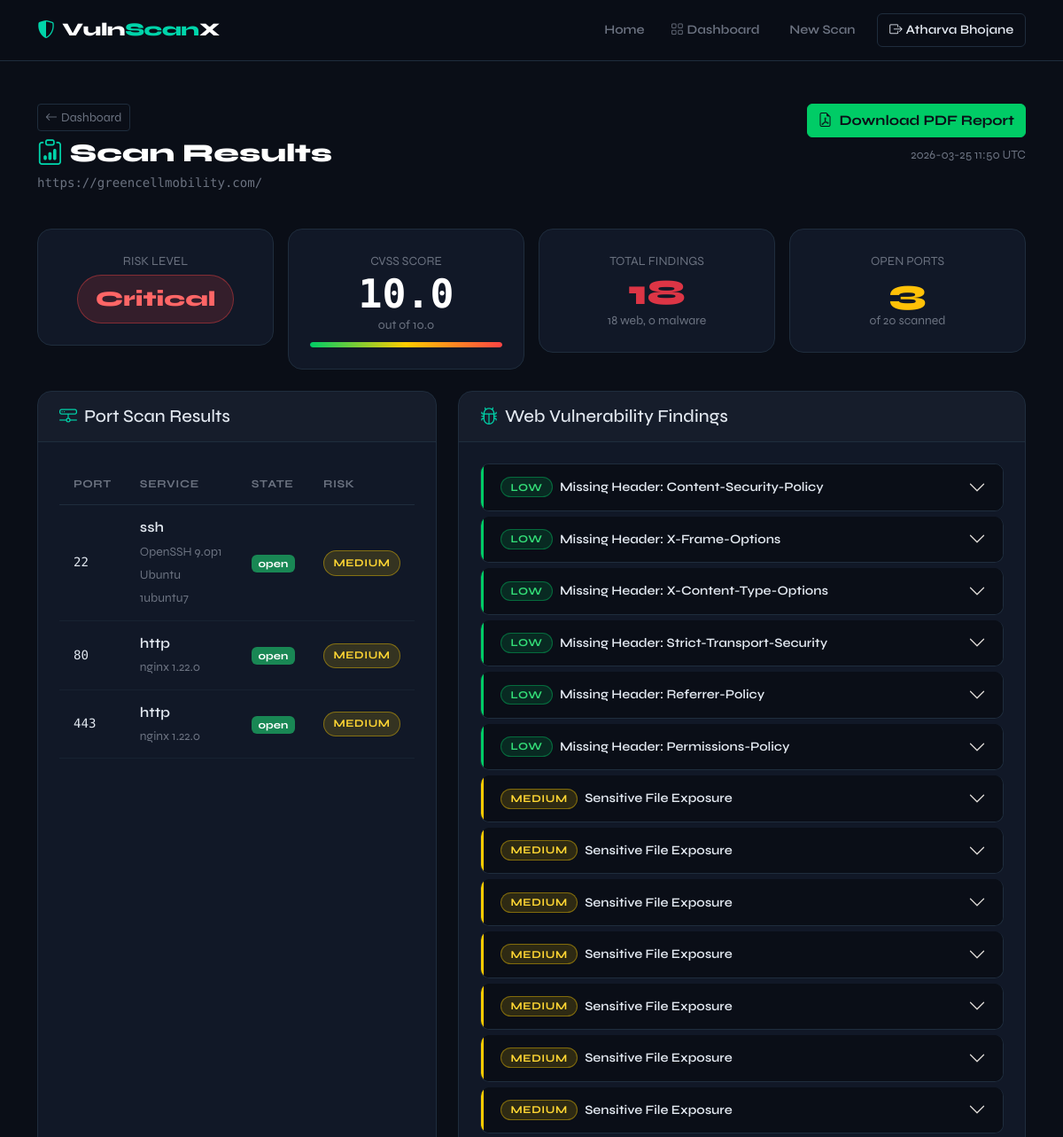
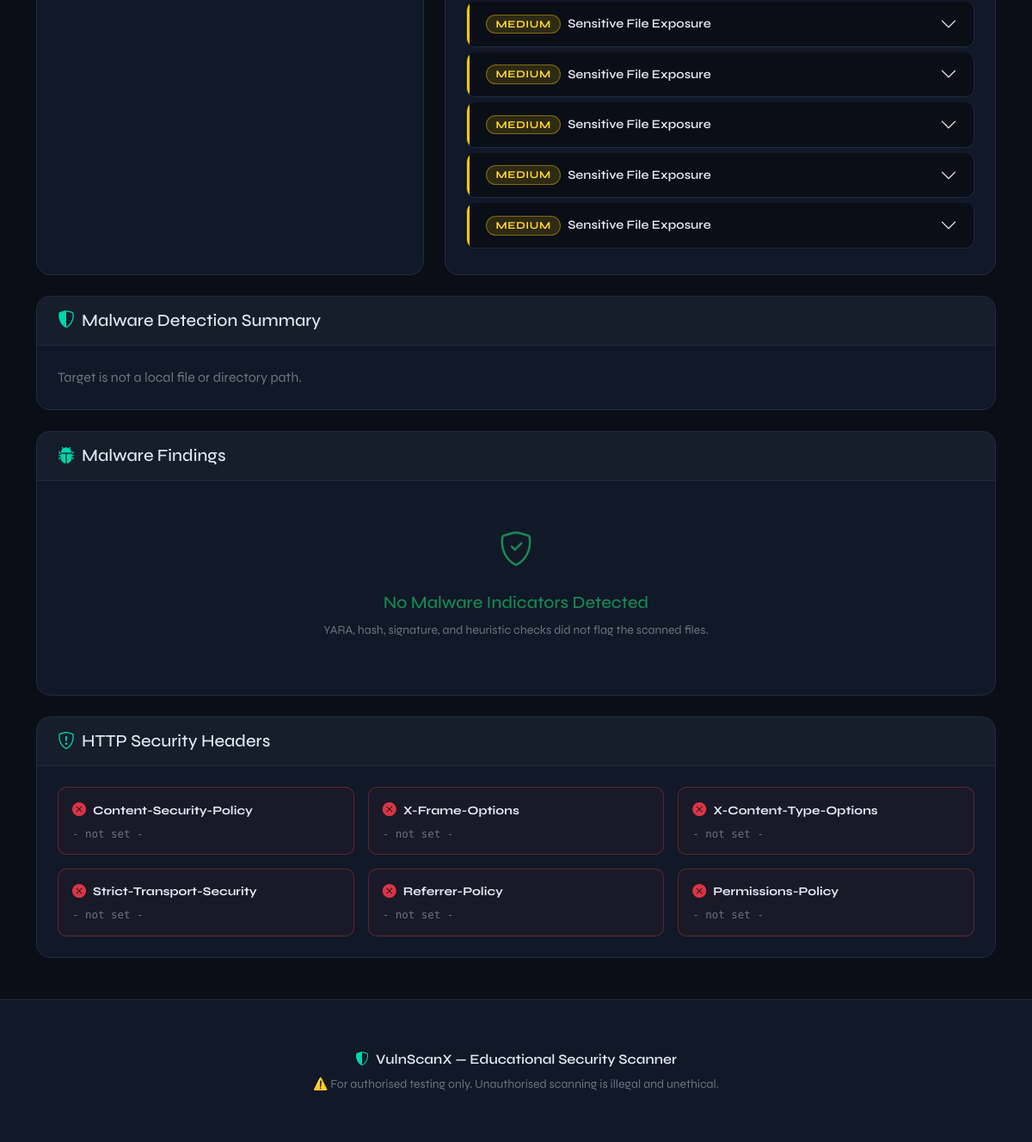
Page /results/15 (signed in) on the committed database (2 pictures, top to bottom).
### app.py (models this page shows)
class User(UserMixin, db.Model):
    __tablename__ = 'users'
    id         = db.Column(db.Integer, primary_key=True)
    username   = db.Column(db.String(80),  unique=True, nullable=False)
    email      = db.Column(db.String(120), unique=True, nullable=False)
    password   = db.Column(db.String(200), nullable=False)
    created_at = db.Column(db.DateTime, default=datetime.utcnow)
    scans      = db.relationship('ScanResult', backref='owner', lazy=True)

class ScanResult(db.Model):
    __tablename__ = 'scan_results'
    id              = db.Column(db.Integer, primary_key=True)
    target          = db.Column(db.String(255), nullable=False)
    scan_type       = db.Column(db.String(20))            # port | web | full
    risk_level      = db.Column(db.String(20))            # Low / Medium / High / Critical
    cvss_score      = db.Column(db.Float, default=0.0)
    open_ports      = db.Column(db.Text, default='[]')    # JSON list
    vulnerabilities = db.Column(db.Text, default='[]')    # JSON list
    malware_findings = db.Column(db.Text, default='[]')   # JSON list
    malware_summary  = db.Column(db.Text, default='{}')   # JSON dict
    headers_info    = db.Column(db.Text, default='{}')    # JSON dict
    report_path     = db.Column(db.String(255))
    created_at      = db.Column(db.DateTime, default=datetime.utcnow)
    user_id         = db.Column(db.Integer, db.ForeignKey('users.id'), nullable=False)

### app.py (the view)
@app.route('/results/<int:record_id>')
@login_required
def results(record_id):
    record  = ScanResult.query.filter_by(id=record_id, user_id=current_user.id).first_or_404()
    ports   = json.loads(record.open_ports      or '[]')
    vulns   = json.loads(record.vulnerabilities or '[]')
    malware = json.loads(record.malware_findings or '[]')
    malware_summary = json.loads(record.malware_summary or '{}')
    headers = json.loads(record.headers_info    or '{}')
    return render_template('results.html',
                           record=record, ports=ports,
                           vulns=vulns, malware=malware,
                           malware_summary=malware_summary, headers=headers)

### templates/results.html (shortened to what this page needs)
{% extends "base.html" %}
{% block content %}
<section class="py-5">
  <div class="container">
    <div class="d-flex justify-content-between align-items-start flex-wrap gap-3 mb-4">
      <div>
        <a href="{{ url_for('dashboard') }}" class="btn btn-sm btn-outline-secondary mb-2">
          <i class="bi bi-arrow-left me-1"></i>Dashboard
        </a>
        <h1 class="page-title mb-1"><i class="bi bi-clipboard-data accent me-2"></i>Scan Results</h1>
        <p class="text-muted font-mono">{{ record.target }}</p>
      </div>
      <div class="d-flex flex-column align-items-end gap-2">
        {% if record.report_path %}
        <a href="{{ url_for('report', record_id=record.id) }}" class="btn btn-success">
          <i class="bi bi-file-earmark-pdf me-2"></i>Download PDF Report
        </a>
        {% endif %}
        <span class="text-muted small">{{ record.created_at.strftime('%Y-%m-%d %H:%M UTC') }}</span>
      </div>
    </div>
    {% set total_findings = vulns|length + malware|length %}
    <div class="row g-3 mb-4">
      <div class="col-md-3">
        <div class="result-summary-card text-center">
          <div class="small text-muted mb-1">RISK LEVEL</div>
          <div class="risk-badge-lg risk-{{ record.risk_level | lower }}">{{ record.risk_level }}</div>
        </div>
      </div>
      <div class="col-md-3">
        <div class="result-summary-card text-center">
          <div class="small text-muted mb-1">CVSS SCORE</div>
          <div class="cvss-large">{{ record.cvss_score }}</div>
          <div class="text-muted small">out of 10.0</div>
          <div class="cvss-bar mt-2">
            <div class="cvss-bar-fill" style="width: {{ (record.cvss_score / 10 * 100)|int }}%"></div>
          </div>
        </div>
      </div>
      <div class="col-md-3">
        <div class="result-summary-card text-center">
          <div class="small text-muted mb-1">TOTAL FINDINGS</div>
          <div class="stat-large {% if total_findings > 0 %}text-danger{% else %}text-success{% endif %}">{{ total_findings }}</div>
          <div class="text-muted small">{{ vulns|length }} web, {{ malware|length }} malware</div>
        </div>
      </div>
      <div class="col-md-3">
        <div class="result-summary-card text-center">
          {% set open_ports = ports | selectattr('state', 'equalto', 'open') | list %}
          <div class="small text-muted mb-1">OPEN PORTS</div>
          <div class="stat-large text-warning">{{ open_ports|length }}</div>
          <div class="text-muted small">of {{ ports|length }} scanned</div>
        </div>
      </div>
    </div>
    <div class="row g-4">
      <div class="col-lg-5">
        <div class="result-card h-100">
          <div class="result-card-header">
            <h5 class="mb-0"><i class="bi bi-hdd-network me-2 accent"></i>Port Scan Results</h5>
          </div>
          <div class="result-card-body">
            {% if ports %}
            <div class="table-responsive">
              <table class="table table-sm align-middle mb-0">
                <thead>
                  <tr>
                    <th>Port</th>
                    <th>Service</th>
                    <th>State</th>
                    <th>Risk</th>
                  </tr>
                </thead>
                <tbody>
                  {% for p in ports if p.state == 'open' %}
                  <tr>
                    <td class="font-mono">{{ p.port }}</td>
                    <td>
                      <span class="fw-semibold">{{ p.service }}</span>
                      {% if p.version %}
                        <br/><small class="text-muted">{{ p.version }}</small>
                      {% endif %}
                    </td>
                    <td><span class="badge bg-success">open</span></td>
                    <td><span class="risk-badge risk-{{ p.risk | lower }}">{{ p.risk }}</span></td>
                  </tr>
                  {% else %}
                  <tr><td colspan="4" class="text-center text-muted py-3">No open ports found</td></tr>
                  {% endfor %}
                </tbody>
              </table>
            </div>
            {% else %}
            <p class="text-muted py-3 text-center">Port scan not run for this target.</p>
            {% endif %}
          </div>
        </div>
      </div>
      <div class="col-lg-7">
        <div class="result-card h-100">
          <div class="result-card-header">
            <h5 class="mb-0"><i class="bi bi-bug me-2 accent"></i>Web Vulnerability Findings</h5>
          </div>
          <div class="result-card-body">
            {% if vulns %}
              <div class="accordion" id="vulnAccordion">
                {% for v in vulns %}
                <div class="accordion-item vuln-item sev-{{ v.severity | lower }}">
                  <h2 class="accordion-header">
                    <button class="accordion-button collapsed" type="button" data-bs-toggle="collapse" data-bs-target="#vuln{{ loop.index }}">
                      <span class="risk-badge risk-{{ v.severity | lower }} me-2">{{ v.severity }}</span>
                      {{ v.name }}
                    </button>
                  </h2>
                </div>
                {% endfor %}
              </div>
            {% else %}
              <div class="text-center py-4">
                <i class="bi bi-shield-check fs-1 text-success"></i>
                <h5 class="mt-3 text-success">No Web Vulnerabilities Detected</h5>
                <p class="text-muted small">The web scan found no obvious vulnerabilities.</p>
              </div>
            {% endif %}
          </div>
        </div>
      </div>
      <div class="col-12">
        <div class="result-card">
          <div class="result-card-header">
            <h5 class="mb-0"><i class="bi bi-shield-shaded me-2 accent"></i>Malware Detection Summary</h5>
          </div>
          <div class="result-card-body">
            {% if malware_summary and malware_summary.scanned %}
            <div class="row g-3">
              <div class="col-md-3">
                <div class="header-chip header-present">
                  <strong class="small">Engine</strong>
                  <div class="text-muted smaller mt-1 font-mono">{{ malware_summary.engine }}</div>
                </div>
              </div>
              <div class="col-md-3">
                <div class="header-chip header-present">
                  <strong class="small">Files Scanned</strong>
                  <div class="text-muted smaller mt-1 font-mono">{{ malware_summary.files_scanned or 0 }}</div>
                </div>
              </div>
              <div class="col-md-3">
                <div class="header-chip {% if malware|length %}header-missing{% else %}header-present{% endif %}">
                  <strong class="small">Malware Findings</strong>
                  <div class="text-muted smaller mt-1 font-mono">{{ malware|length }}</div>
                </div>
              </div>
              <div class="col-md-3">
                <div class="header-chip header-present">
                  <strong class="small">Highest Severity</strong>
                  <div class="text-muted smaller mt-1 font-mono">{{ malware_summary.highest_severity or 'Info' }}</div>
                </div>
              </div>
            </div>
            {% if malware_summary.families %}
            <div class="mt-3">
              <strong class="small">Families Detected</strong>
              <div class="d-flex flex-wrap gap-2 mt-2">
                {% for family, count in malware_summary.families.items() %}
                <span class="risk-badge risk-high">{{ family }}: {{ count }}</span>
                {% endfor %}
              </div>
            </div>
            {% endif %}
            {% else %}
            <p class="text-muted mb-0">{{ malware_summary.reason or 'Malware detection did not run for this target.' }}</p>
            {% endif %}
          </div>
        </div>
      </div>
      <div class="col-12">
        <div class="result-card">
          <div class="result-card-header">
            <h5 class="mb-0"><i class="bi bi-bug-fill me-2 accent"></i>Malware Findings</h5>
          </div>
          <div class="result-card-body">
            {% if malware %}
              <div class="accordion" id="malwareAccordion">
                {% for m in malware %}
                <div class="accordion-item vuln-item sev-{{ m.severity | lower }}">
                  <h2 class="accordion-header">
                    <button class="accordion-button collapsed" type="button" data-bs-toggle="collapse" data-bs-target="#malware{{ loop.index }}">
                      <span class="risk-badge risk-{{ m.severity | lower }} me-2">{{ m.severity }}</span>
                      {{ m.family }} - {{ m.name }}
                    </button>
                  </h2>
                  <div id="malware{{ loop.index }}" class="accordion-collapse collapse" data-bs-parent="#malwareAccordion">
                    <div class="accordion-body">
                      <p class="mb-2"><strong>Detection Type:</strong> {{ m.detection_type | upper }}</p>
                      <p class="mb-2"><strong>File:</strong> <code>{{ m.file }}</code></p>
                      <p class="mb-2"><strong>Description:</strong> {{ m.description }}</p>
                      <p class="mb-2"><strong>Confidence:</strong> {{ m.confidence }}</p>
                      {% if m.evidence %}
                      <div class="evidence-box">
                        <strong>Evidence:</strong><br/>
                        <code>{{ m.evidence }}</code>
                      </div>
                      {% endif %}
                    </div>
                  </div>
                </div>
                {% endfor %}
              </div>
            {% else %}
              <div class="text-center py-4">
                <i class="bi bi-shield-check fs-1 text-success"></i>
                <h5 class="mt-3 text-success">No Malware Indicators Detected</h5>
                <p class="text-muted small">YARA, hash, signature, and heuristic checks did not flag the scanned files.</p>
              </div>
            {% endif %}
          </div>
        </div>
      </div>
      {% if headers %}
      <div class="col-12">
        <div class="result-card">
          <div class="result-card-header">
            <h5 class="mb-0"><i class="bi bi-shield-exclamation me-2 accent"></i>HTTP Security Headers</h5>
          </div>
          <div class="result-card-body">
            <div class="row g-3">
              {% for header, value in headers.items() %}
              <div class="col-md-6 col-lg-4">
                <div class="header-chip {% if value == 'MISSING' %}header-missing{% else %}header-present{% endif %}">
                  <div class="d-flex align-items-center gap-2">
                    <i class="bi {% if value == 'MISSING' %}bi-x-circle-fill text-danger{% else %}bi-check-circle-fill text-success{% endif %}"></i>
                    <strong class="small">{{ header }}</strong>
                  </div>
                  <div class="text-muted smaller mt-1 font-mono">{{ value if value != 'MISSING' else '- not set -' }}</div>
                </div>
              </div>
              {% endfor %}
            </div>
          </div>
        </div>
      </div>
      {% endif %}
    </div>
  </div>
</section>
{% endblock %}

### templates/base.html (shortened to what this page needs)
<!DOCTYPE html>
<html lang="en">
<head>
  <link href="https://cdn.jsdelivr.net/npm/bootstrap@5.3.0/dist/css/bootstrap.min.css" rel="stylesheet"/>
  <link href="https://cdn.jsdelivr.net/npm/bootstrap-icons@1.10.0/font/bootstrap-icons.css" rel="stylesheet"/>
  <link rel="stylesheet" href="{{ url_for('static', filename='css/style.css') }}"/>
</head>
<body>
<nav class="navbar navbar-expand-lg sticky-top" id="mainNav">
  <div class="container">
    <a class="navbar-brand" href="{{ url_for('index') }}">
      <i class="bi bi-shield-shaded me-2 accent"></i><span class="brand-text">Vuln<span class="accent">Scan</span>X</span>
    </a>
    <div class="collapse navbar-collapse" id="navMenu">
      <ul class="navbar-nav ms-auto align-items-lg-center gap-1">
        <li class="nav-item"><a class="nav-link" href="{{ url_for('index') }}">Home</a></li>
        {% if current_user.is_authenticated %}
          <li class="nav-item"><a class="nav-link" href="{{ url_for('dashboard') }}"><i class="bi bi-grid me-1"></i>Dashboard</a></li>
          <li class="nav-item"><a class="nav-link" href="{{ url_for('scan') }}">New Scan</a></li>
          <li class="nav-item ms-2"><a class="nav-link btn-outline-nav" href="{{ url_for('logout') }}"><i class="bi bi-box-arrow-right me-1"></i>{{ current_user.username }}</a></li>
        {% else %}
          <li class="nav-item"><a class="nav-link" href="{{ url_for('login') }}">Login</a></li>
          <li class="nav-item ms-2"><a class="nav-link btn-primary-nav" href="{{ url_for('register') }}">Get Started</a></li>
        {% endif %}
      </ul>
    </div>
  </div>
</nav>
<main>{% block content %}{% endblock %}</main>
<footer class="site-footer mt-auto">
  <div class="container text-center py-4">
    <p class="mb-1 fw-semibold"><i class="bi bi-shield-shaded accent me-2"></i>VulnScanX &mdash; Educational Security Scanner</p>
    <p class="text-muted small mb-0">⚠️ For authorised testing only. Unauthorised scanning is illegal and unethical.</p>
  </div>
</footer>
</body>
</html>

### rows in the picture
User: username "Atharva Bhojane"
ScanResult: target "https://greencellmobility.com/", created_at "2026-03-25 11:50 UTC", risk_level "Critical", cvss_score "10.0"

### other values in the picture
{{ total_findings }} "18"
{{ vulns|length }} "18"
{{ malware|length }} "0"
{{ open_ports|length }} "3"
{{ ports|length }} "20"
{{ p.port }} "22" "80" "443"
{{ p.service }} "ssh" "http" "http"
{{ p.version }} "OpenSSH 9.0p1 Ubuntu 1ubuntu7" "nginx 1.22.0" "nginx 1.22.0"
{{ p.risk }} "MEDIUM" "MEDIUM" "MEDIUM"
{{ v.severity }} "LOW" "LOW" "LOW" "LOW" "LOW" "LOW" "MEDIUM" "MEDIUM" "MEDIUM" "MEDIUM" "MEDIUM" "MEDIUM" "MEDIUM" "MEDIUM" "MEDIUM" "MEDIUM" "MEDIUM" "MEDIUM"
{{ v.name }} "Missing Header: Content-Security-Policy" "Missing Header: X-Frame-Options" "Missing Header: X-Content-Type-Options" "Missing Header: Strict-Transport-Security" "Missing Header: Referrer-Policy" "Missing Header: Permissions-Policy" "Sensitive File Exposure" "Sensitive File Exposure" "Sensitive File Exposure" "Sensitive File Exposure" "Sensitive File Exposure" "Sensitive File Exposure" "Sensitive File Exposure" "Sensitive File Exposure" "Sensitive File Exposure" "Sensitive File Exposure" "Sensitive File Exposure" "Sensitive File Exposure"
{{ header }} "Content-Security-Policy" "X-Frame-Options" "X-Content-Type-Options" "Strict-Transport-Security" "Referrer-Policy" "Permissions-Policy"
{{ value if value != 'MISSING' else '- not set -' }} "- not set -" "- not set -" "- not set -" "- not set -" "- not set -" "- not set -"
